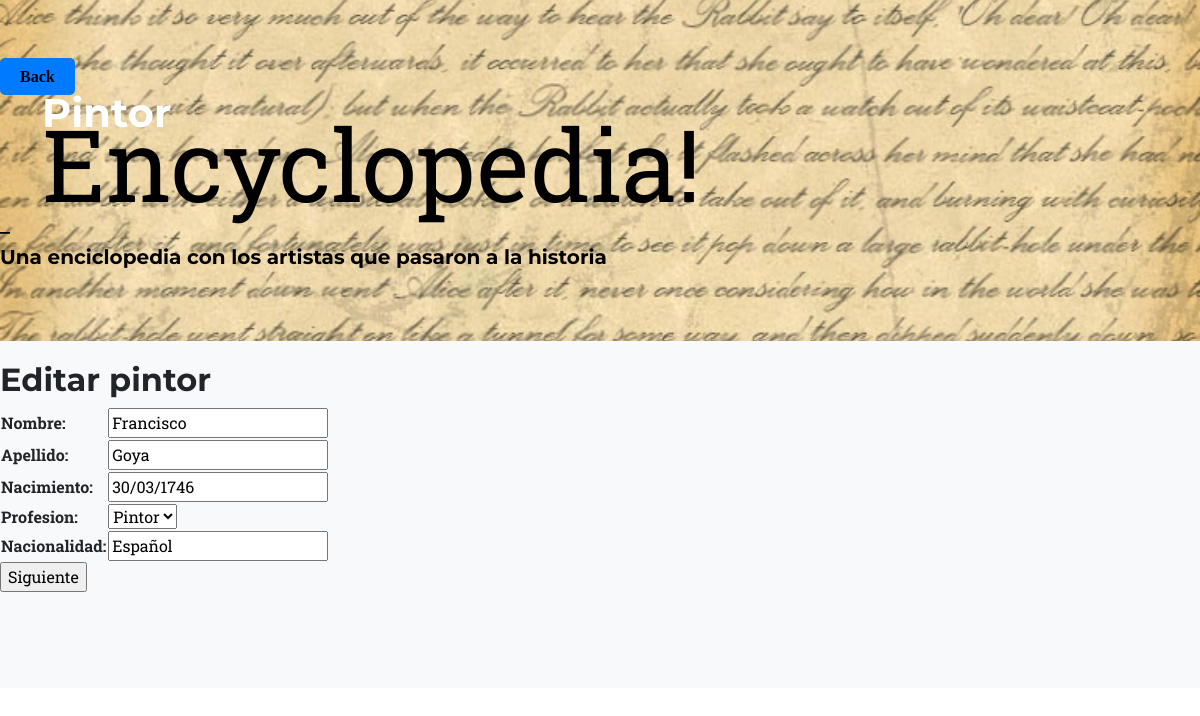
The app's page /encyclopedia/update_pintor/1/ (signed in) with its own data.
### Salute_dEncyclopedia/models.py (models this page shows, shortened)
class Pintor(models.Model):
    nombre = models.CharField(max_length=50)
    apellido = models.CharField(max_length=50)
    nacimiento = models.DateField(default="Desconocido")
    profesion = models.CharField(max_length=50, default='Sin profesión especificada')
    nacionalidad = models.CharField(max_length=50, default='Sin nacionalidad especificada')
    class Meta:
        verbose_name = "Pintor"
        verbose_name_plural = "Pintores"

### Salute_dEncyclopedia/views.py (the view)
# urls.py: path('update_pintor/<id_pintor>/', updatePintor, name='update_pintor' ),
@login_required
def updatePintor(request, id_pintor):
    pintor = Pintor.objects.get(id=id_pintor)
    if request.method == "POST":
        miForm = PintorForm(request.POST)
        if miForm.is_valid():
            pintor.nombre = miForm.cleaned_data.get("nombre")
            pintor.apellido = miForm.cleaned_data.get("apellido")
            pintor.nacimiento = miForm.cleaned_data.get("nacimiento")
            pintor.profesion = miForm.cleaned_data.get("profesion")
            pintor.nacionalidad = miForm.cleaned_data.get("nacionalidad")
            pintor.save()
            return redirect(reverse_lazy("Salute_dEncyclopedia:Pintor"))
    else:
        miForm = PintorForm(initial={
            "nombre": pintor.nombre,
            "apellido": pintor.apellido,
            "nacimiento": pintor.nacimiento,
            "profesion": pintor.profesion,
            "nacionalidad": pintor.nacionalidad,
        })
    return render(request, "Salute_dEncyclopedia/apintorUpdate.html", {"form": miForm})

### Salute_dEncyclopedia/forms.py
class PintorForm(forms.Form):
    nombre = forms.CharField(label = "Nombre", max_length=50, required=True)
    apellido = forms.CharField(label = "Apellido",max_length=50, required=True)
    nacimiento = forms.DateField(label = "Nacimiento")
    PROFESIONES = (
        ("Pintor", "Pintor"),)
    profesion = forms.ChoiceField(label="Profesion", choices=PROFESIONES, required=True)
    nacionalidad = forms.CharField(label = "Nacionalidad",max_length=50, required=True)

### Salute_dEncyclopedia/templates/Salute_dEncyclopedia/apintorUpdate.html (shortened to what this page needs)
{% extends "Salute_dEncyclopedia/base.html" %}
{% load static %}
{% block titulo %} <h1>Pintor</h1> {% endblock titulo %}
{% block contenido2 %}
    <h2>Editar pintor</h2>
        <form action="" method="POST">
            <table>
                {{ form.as_table }}
            </table>
            <input type="submit" value="Siguiente">
        </form>
{% endblock contenido2 %}

### records on screen
Pintor: nombre "Francisco", apellido "Goya", nacimiento "30/03/1746", profesion "Pintor", nacionalidad "Español"
